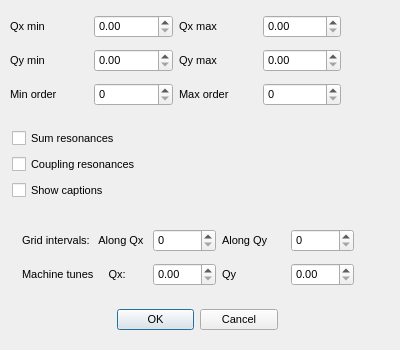
<?xml version="1.0" encoding="UTF-8"?>
<ui version="4.0">
 <class>TuneDiagramDialog</class>
 <widget class="QDialog" name="TuneDiagramDialog">
  <property name="geometry">
   <rect>
    <x>0</x>
    <y>0</y>
    <width>400</width>
    <height>350</height>
   </rect>
  </property>
  <property name="sizePolicy">
   <sizepolicy hsizetype="Fixed" vsizetype="Fixed">
    <horstretch>0</horstretch>
    <verstretch>0</verstretch>
   </sizepolicy>
  </property>
  <property name="minimumSize">
   <size>
    <width>400</width>
    <height>350</height>
   </size>
  </property>
  <property name="maximumSize">
   <size>
    <width>400</width>
    <height>350</height>
   </size>
  </property>
  <property name="font">
   <font>
    <pointsize>8</pointsize>
   </font>
  </property>
  <property name="windowTitle">
   <string>Tune Diagram Dialog</string>
  </property>
  <widget class="QDialogButtonBox" name="buttonBox">
   <property name="geometry">
    <rect>
     <x>117</x>
     <y>304</y>
     <width>161</width>
     <height>32</height>
    </rect>
   </property>
   <property name="orientation">
    <enum>Qt::Horizontal</enum>
   </property>
   <property name="standardButtons">
    <set>QDialogButtonBox::Cancel|QDialogButtonBox::Ok</set>
   </property>
  </widget>
  <widget class="QWidget" name="layoutWidget">
   <property name="geometry">
    <rect>
     <x>12</x>
     <y>128</y>
     <width>149</width>
     <height>74</height>
    </rect>
   </property>
   <layout class="QVBoxLayout" name="verticalLayout">
    <item>
     <widget class="QCheckBox" name="checkBoxSumResonances">
      <property name="text">
       <string>Sum resonances</string>
      </property>
     </widget>
    </item>
    <item>
     <widget class="QCheckBox" name="checkBoxCouplingResonances">
      <property name="text">
       <string>Coupling resonances</string>
      </property>
     </widget>
    </item>
    <item>
     <widget class="QCheckBox" name="checkBoxCaptions">
      <property name="text">
       <string>Show captions</string>
      </property>
     </widget>
    </item>
   </layout>
  </widget>
  <widget class="QWidget" name="layoutWidget_2">
   <property name="geometry">
    <rect>
     <x>10</x>
     <y>10</y>
     <width>331</width>
     <height>104</height>
    </rect>
   </property>
   <layout class="QGridLayout" name="gridLayout">
    <item row="0" column="0">
     <widget class="QLabel" name="label_5">
      <property name="text">
       <string>Qx min</string>
      </property>
     </widget>
    </item>
    <item row="0" column="1">
     <widget class="QDoubleSpinBox" name="doubleSpinBoxQxMin"/>
    </item>
    <item row="0" column="2">
     <widget class="QLabel" name="label_7">
      <property name="text">
       <string>Qx max</string>
      </property>
     </widget>
    </item>
    <item row="0" column="3">
     <widget class="QDoubleSpinBox" name="doubleSpinBoxQxMax"/>
    </item>
    <item row="1" column="0">
     <widget class="QLabel" name="label_6">
      <property name="text">
       <string>Qy min</string>
      </property>
     </widget>
    </item>
    <item row="1" column="1">
     <widget class="QDoubleSpinBox" name="doubleSpinBoxQyMin"/>
    </item>
    <item row="1" column="2">
     <widget class="QLabel" name="label_8">
      <property name="text">
       <string>Qy max</string>
      </property>
     </widget>
    </item>
    <item row="1" column="3">
     <widget class="QDoubleSpinBox" name="doubleSpinBoxQyMax"/>
    </item>
    <item row="2" column="0">
     <widget class="QLabel" name="label_9">
      <property name="text">
       <string>Min order </string>
      </property>
     </widget>
    </item>
    <item row="2" column="2">
     <widget class="QLabel" name="label_10">
      <property name="text">
       <string>Max order </string>
      </property>
     </widget>
    </item>
    <item row="2" column="1">
     <widget class="QSpinBox" name="spinBoxMinOrder"/>
    </item>
    <item row="2" column="3">
     <widget class="QSpinBox" name="spinBoxMaxOrder"/>
    </item>
   </layout>
  </widget>
  <widget class="QWidget" name="">
   <property name="geometry">
    <rect>
     <x>22</x>
     <y>224</y>
     <width>332</width>
     <height>68</height>
    </rect>
   </property>
   <layout class="QGridLayout" name="gridLayout_2">
    <item row="0" column="0">
     <widget class="QLabel" name="label_3">
      <property name="text">
       <string>Grid intervals:   Along Qx </string>
      </property>
     </widget>
    </item>
    <item row="0" column="1">
     <widget class="QSpinBox" name="spinBoxQxIntervals"/>
    </item>
    <item row="0" column="2">
     <widget class="QLabel" name="label_4">
      <property name="text">
       <string>Along Qy</string>
      </property>
     </widget>
    </item>
    <item row="0" column="3">
     <widget class="QSpinBox" name="spinBoxQyIntervals"/>
    </item>
    <item row="1" column="0">
     <widget class="QLabel" name="label">
      <property name="text">
       <string>Machine tunes     Qx:</string>
      </property>
     </widget>
    </item>
    <item row="1" column="1">
     <widget class="QDoubleSpinBox" name="doubleSpinBoxQx"/>
    </item>
    <item row="1" column="2">
     <widget class="QLabel" name="label_2">
      <property name="text">
       <string>Qy</string>
      </property>
     </widget>
    </item>
    <item row="1" column="3">
     <widget class="QDoubleSpinBox" name="doubleSpinBoxQy"/>
    </item>
   </layout>
  </widget>
 </widget>
 <resources/>
 <connections>
  <connection>
   <sender>buttonBox</sender>
   <signal>accepted()</signal>
   <receiver>TuneDiagramDialog</receiver>
   <slot>accept()</slot>
   <hints>
    <hint type="sourcelabel">
     <x>248</x>
     <y>254</y>
    </hint>
    <hint type="destinationlabel">
     <x>157</x>
     <y>274</y>
    </hint>
   </hints>
  </connection>
  <connection>
   <sender>buttonBox</sender>
   <signal>rejected()</signal>
   <receiver>TuneDiagramDialog</receiver>
   <slot>reject()</slot>
   <hints>
    <hint type="sourcelabel">
     <x>316</x>
     <y>260</y>
    </hint>
    <hint type="destinationlabel">
     <x>286</x>
     <y>274</y>
    </hint>
   </hints>
  </connection>
 </connections>
</ui>
